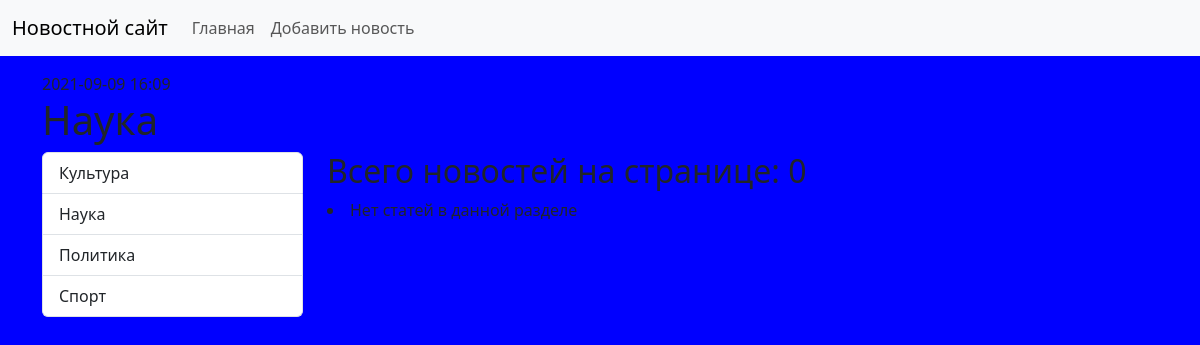
/category/4/, run on an earlier commit of the app's database.
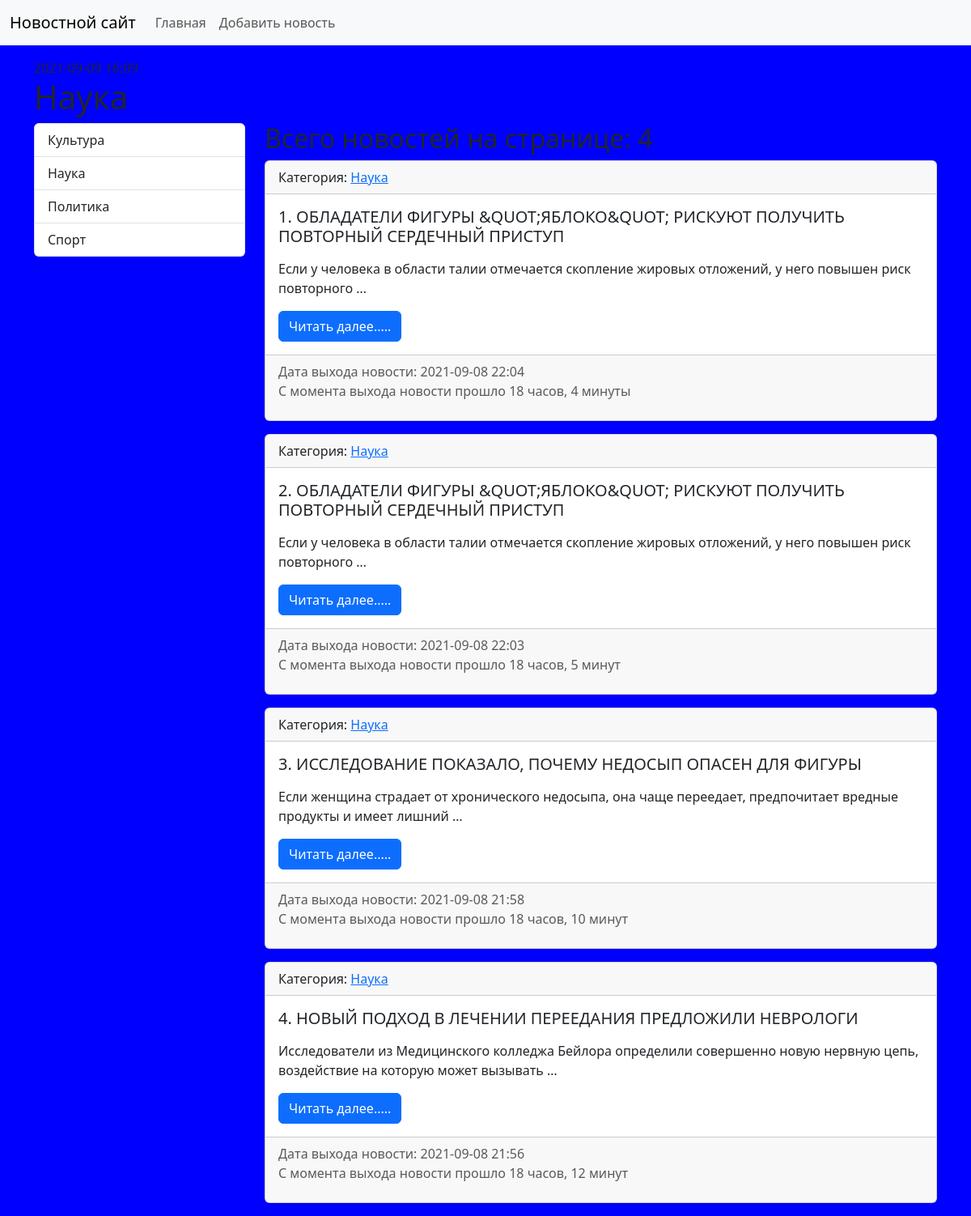
And on a later commit of the database.
### news/models.py (models this page shows, shortened)
class Category(models.Model):
    title = models.CharField(max_length=150, db_index=True, verbose_name="Наименование категории")
    def get_absolute_url(self):
        return reverse_lazy("Category", kwargs={"id_category": self.pk})
    def __str__(self):
        return self.title
    class Meta:
        verbose_name = "Категория"
        verbose_name_plural = "Категории"
        ordering = ["title"]

class News(models.Model):
    title = models.CharField(max_length=150, verbose_name="Наименование")
    content = models.TextField(blank=True, verbose_name="Контент")
    created_at = models.DateTimeField(auto_now_add=True, verbose_name="Дата публикации")
    update_at = models.DateTimeField(auto_now=True, verbose_name="Обновлено")
    photo = models.ImageField(upload_to="photos/%Y/%m/%d/", max_length=150, verbose_name="Фото", blank=True)
    is_published = models.BooleanField(default=True, verbose_name="Опубликовано")
    category = models.ForeignKey("Category", on_delete=models.PROTECT, null=True, verbose_name="Категория")
    def get_absolute_url(self):
        return reverse_lazy("view_news", kwargs={"news_id": self.pk})
    class Meta:
        verbose_name = "Новость"
        verbose_name_plural = "Новости"
        ordering = ["-created_at"]

### news/views.py (the view)
# urls.py: path("category/<int:id_category>/", GiveCategories.as_view(), name="Category"),
class GiveCategories(ListView):
    model = News
    template_name = "news/home_news_list.html"
    context_object_name = "news"
    def get_context_data(self, *, object_list=None, **kwargs):
        context = super(GiveCategories, self).get_context_data(**kwargs)
        context["title"] = Category.objects.get(pk=self.kwargs["id_category"])
        return context
    def get_queryset(self):
        return News.objects.filter(category_id=self.kwargs["id_category"])

### news/templatetags/news_tags.py (called while the page is built)
@register.inclusion_tag("news/list_categories.html")
def show_categories():
    categories = Category.objects.all()
    return {"categories":categories}

### news/templates/news/home_news_list.html (shortened to what this page needs)
{% extends "base.html" %}
{% block sidebar %}
    {% include "inc/_sidebar.html" %}
{% endblock %}
{% block content %}
    <h2>Всего новостей на странице: {{news|length}}</h2>
    {% for i in news %}
    <div class="card mb-3">
        <div class="card-header">
            Категория: <a href="{% url 'Category' i.category.pk %}" >{{i.category}}</a>
        </div>
        <div class="card-body">
            <h5 class="card-title">{{forloop.counter}}. {%filter force_escape| upper%}{{i.title}}{%endfilter%}</h5>
            <p class="card-text ">{{i.content|linebreaks|truncatewords:15}}</p>
            <a href="{{ i.get_absolute_url }}" class="btn btn-primary">Читать дaлее.....</a>
        </div>
        <div class="card-footer text-muted">
            {% load tz %}
            {% timezone "Europe/Moscow" %}
                Дата выхода новости: {{i.created_at|date:"Y-m-d H:i"}}
            {% endtimezone %}
            <p>C момента выхода новости прошло {{i.created_at|timesince}}</p>
        </div>
    </div>
    {% empty %}
        <li>Нет статей в данной разделе</li>
    {% endfor %}
{% endblock %}

### templates/base.html (shortened to what this page needs)
{% load static %}
<!doctype html>
<html lang="en">
  <head>
      <link rel="stylesheet" href="{% static 'bootstrap/css/bootstrap.min.css' %}">
      <link rel="stylesheet" href="{% static 'css/style.css' %}">
  </head>
  <body>
{% include "inc/_nav.html" %}
<div class = "container mt-3">
    {% load tz %}
    <h1> {{title}}</h1>
    <div class = "row">
        <div class="col-md-3">
            {% block sidebar %}SIDEBAR{% endblock %}
        </div>
        <div class="col-md-9">
            {% block content %}CONTENT{% endblock %}
        </div>
    </div>
</div>
  </body>
</html>

### templates/inc/_nav.html (shortened to what this page needs)
<nav class="navbar navbar-expand-lg navbar-light bg-light">
  <div class="container-fluid">
    <a class="navbar-brand" href="{% url 'Main'%}">Новостной сайт</a>
    <div class="collapse navbar-collapse" id="navbarSupportedContent">
      <ul class="navbar-nav me-auto mb-2 mb-lg-0">
        <li class="nav-item"><a class="nav-link" href="/">Главная</a>
        <li class="nav-item"><a class="nav-link" href="{% url 'add_news'%}">Добавить новость</a>
      </ul>
    </div>
  </div>
</nav>

### templates/inc/_sidebar.html (shortened to what this page needs)
{% load news_tags %}
{% show_categories %}

### news/templates/news/list_categories.html
<div class="list-group">
    {% for i in categories %}
    <a href="{{ i.get_absolute_url }}" class="list-group-item list-group-item-action">{{i.title}}</a>
    {% endfor %}
</div>

### mysite/static/css/style.css (style rules this page uses)
body { background-color: blue; }

What changed in the data, as far as the page shows it:
added News: category "Наука", title "ОБЛАДАТЕЛИ ФИГУРЫ &QUOT;ЯБЛОКО&QUOT; РИСКУЮТ ПОЛУЧИТЬ ПОВТОРНЫЙ СЕРДЕЧНЫЙ ПРИСТУП", content "Если у человека в области талии отмечается скопление жировых отложений, у него повышен риск повторного …", created_at "2021-09-08 22:04", created_at "18 часов, 4 минуты"
added News: category "Наука", title "ОБЛАДАТЕЛИ ФИГУРЫ &QUOT;ЯБЛОКО&QUOT; РИСКУЮТ ПОЛУЧИТЬ ПОВТОРНЫЙ СЕРДЕЧНЫЙ ПРИСТУП", content "Если у человека в области талии отмечается скопление жировых отложений, у него повышен риск повторного …", created_at "2021-09-08 22:03", created_at "18 часов, 5 минут"
added News: category "Наука", title "ИССЛЕДОВАНИЕ ПОКАЗАЛО, ПОЧЕМУ НЕДОСЫП ОПАСЕН ДЛЯ ФИГУРЫ", content "Если женщина страдает от хронического недосыпа, она чаще переедает, предпочитает вредные продукты и имеет лишний …", created_at "2021-09-08 21:58", created_at "18 часов, 10 минут"
added News: category "Наука", title "НОВЫЙ ПОДХОД В ЛЕЧЕНИИ ПЕРЕЕДАНИЯ ПРЕДЛОЖИЛИ НЕВРОЛОГИ", content "Исследователи из Медицинского колледжа Бейлора определили совершенно новую нервную цепь, воздействие на которую может вызывать …", created_at "2021-09-08 21:56", created_at "18 часов, 12 минут"
